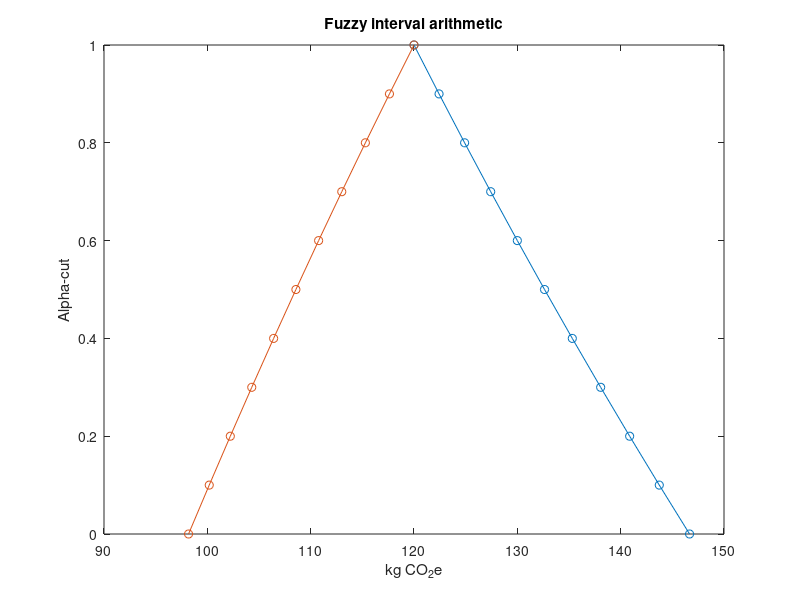

The MATLAB source for this figure:
%Fuzzy interval arithmetic using matrix-based LCA % 
%Author: Evelyne Groen {evelyne [dot] groen [at] gmail [dot] com}

A=[10 0; -2 100];       %A-matrix
B=[1 10];               %B-matrix
f=[1000; 0];            %Functional unit vector f

g_LCA=B*(A\f);          %Determinstic answer (kg CO_2)

R=0.1;                  %R:range, set to 10%
A_lower=A-A*R;          %Lower bound of parameters in the A-matrix
A_upper=A+A*R;          %Upper bound

B_lower=B-B*R;          %Lower bound of parameters in the B-matrix
B_upper=B+B*R;          %Upper bound

g_upper=B_upper*(A_lower\f); % TEST
g_mean=B*(A\f);
g_lower=B_lower*(A_upper\f);

a=11;                   % Number of alpha cuts
g_up=zeros(1,a);        % Pre-allocate for speed
g_low=zeros(1,a);

for k=1:a;
    A1(:,:) =((k-1)/10)*(A(:,:)-A_lower(:,:))+A_lower(:,:); %Lower A-matrix cuts
    A2(:,:)=(-(k-1)/10)*(A_upper(:,:)-A(:,:))+A_upper(:,:); %Upper A-matrix cuts
         
    B1(:,:)=(-(k-1)/10)*(B_upper(:,:)-B(:,:))+B_upper(:,:); %Upper B-matrix cuts
    B2(:,:)=((k-1)/10)*(B(:,:)-B_lower(:,:))+B_lower(:,:);  %Lower B-matrix cuts
   
    g_up(:,k)=B1(:,:)*(A1(:,:)\f);
    g_low(:,k)=B2(:,:)*(A2(:,:)\f); 
end

figure(1)
k=0:0.1:1; 
plot(g_up,k, '-o')
hold on
plot(g_low,k, '-o')
hTitle=title('Fuzzy interval arithmetic');
hXLabel=xlabel('kg CO_{2}e');
hYLabel=ylabel('Alpha-cut');